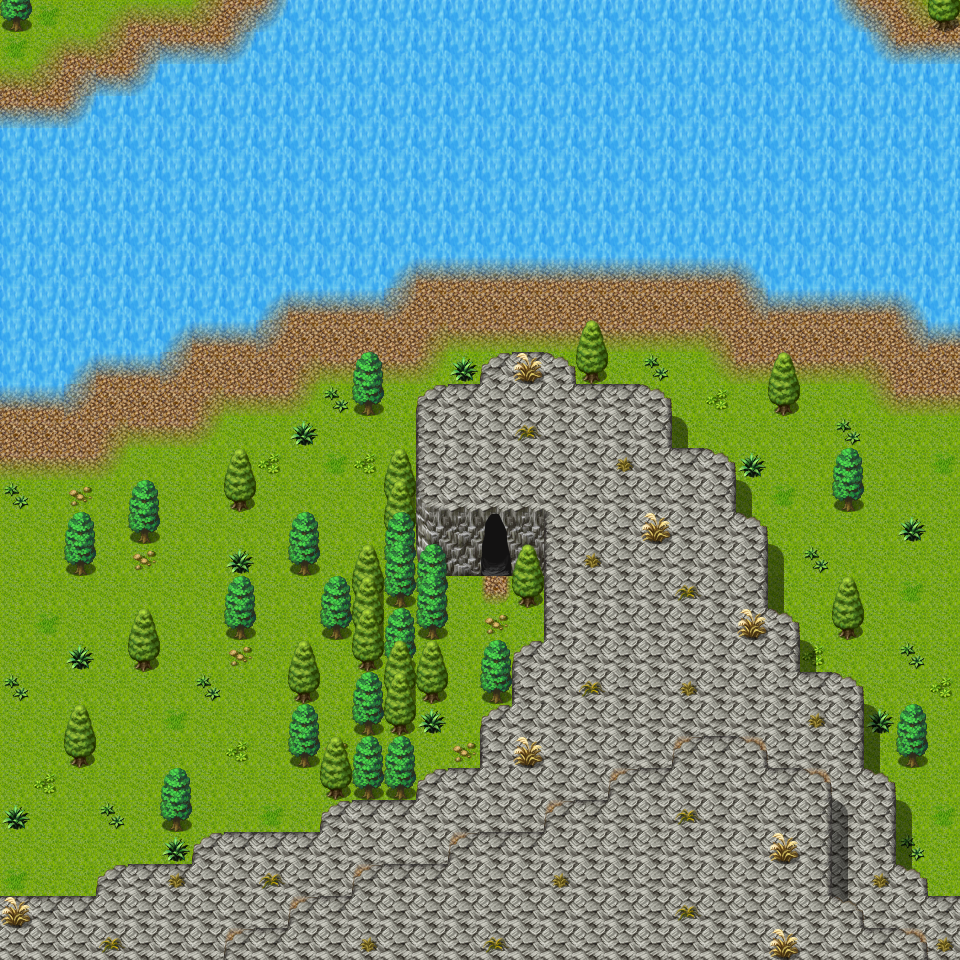

This game map was drawn from its Tiled (.tmx) file and the tilesets committed beside it. A one-line description and the trimmed map source follow:
An orthogonal 30x30 tile map with 32x32 px tiles, 3 tile layers (Ground, Objects, Above), 1 hidden layer not drawn, 40 tilesets and 8 objects (6x spawn, 2x mapchange).

<map version="1.0" orientation="orthogonal" width="30" height="30" tilewidth="32" tileheight="32">
 <properties>
  <property name="outdoors" value="1" />
 </properties>
 <tileset firstgid="1" name="map_bed_1" tilewidth="32" tileheight="32">
  <image source="../drawable/map_bed_1.png" width="512" height="256" />
 </tileset>
 <tileset firstgid="129" name="map_border_1" tilewidth="32" tileheight="32">
  <image source="../drawable/map_border_1.png" width="512" height="256" />
 </tileset>
 <tileset firstgid="257" name="map_bridge_1" tilewidth="32" tileheight="32">
  <image source="../drawable/map_bridge_1.png" width="512" height="256" />
 </tileset>
 <tileset firstgid="385" name="map_broken_1" tilewidth="32" tileheight="32">
  <image source="../drawable/map_broken_1.png" width="512" height="256" />
 </tileset>
 <tileset firstgid="513" name="map_cavewall_1" tilewidth="32" tileheight="32">
  <image source="../drawable/map_cavewall_1.png" width="576" height="192" />
 </tileset>
 <tileset firstgid="621" name="map_cavewall_2" tilewidth="32" tileheight="32">
  <image source="../drawable/map_cavewall_2.png" width="576" height="192" />
 </tileset>
 <tileset firstgid="729" name="map_cavewall_3" tilewidth="32" tileheight="32">
  <image source="../drawable/map_cavewall_3.png" width="576" height="192" />
 </tileset>
 <tileset firstgid="837" name="map_chair_table_1" tilewidth="32" tileheight="32">
  <image source="../drawable/map_chair_table_1.png" width="512" height="256" />
 </tileset>
 <tileset firstgid="965" name="map_crate_1" tilewidth="32" tileheight="32">
  <image source="../drawable/map_crate_1.png" width="512" height="256" />
 </tileset>
 <tileset firstgid="1093" name="map_cupboard_1" tilewidth="32" tileheight="32">
  <image source="../drawable/map_cupboard_1.png" width="512" height="256" />
 </tileset>
 <tileset firstgid="1221" name="map_curtain_1" tilewidth="32" tileheight="32">
  <image source="../drawable/map_curtain_1.png" width="512" height="256" />
 </tileset>
 <tileset firstgid="1349" name="map_entrance_1" tilewidth="32" tileheight="32">
  <image source="../drawable/map_entrance_1.png" width="512" height="256" />
 </tileset>
 <tileset firstgid="1477" name="map_fence_1" tilewidth="32" tileheight="32">
  <image source="../drawable/map_fence_1.png" width="512" height="256" />
 </tileset>
 <tileset firstgid="1605" name="map_fence_2" tilewidth="32" tileheight="32">
  <image source="../drawable/map_fence_2.png" width="512" height="256" />
 </tileset>
 <tileset firstgid="1733" name="map_ground_1" tilewidth="32" tileheight="32">
  <image source="../drawable/map_ground_1.png" width="512" height="256" />
 </tileset>
 <tileset firstgid="1861" name="map_ground_2" tilewidth="32" tileheight="32">
  <image source="../drawable/map_ground_2.png" width="512" height="256" />
 </tileset>
 <tileset firstgid="1989" name="map_ground_3" tilewidth="32" tileheight="32">
  <image source="../drawable/map_ground_3.png" width="512" height="256" />
 </tileset>
 <tileset firstgid="2117" name="map_ground_4" tilewidth="32" tileheight="32">
  <image source="../drawable/map_ground_4.png" width="512" height="256" />
 </tileset>
 <tileset firstgid="2245" name="map_ground_5" tilewidth="32" tileheight="32">
  <image source="../drawable/map_ground_5.png" width="512" height="256" />
 </tileset>
 <tileset firstgid="2373" name="map_ground_6" tilewidth="32" tileheight="32">
  <image source="../drawable/map_ground_6.png" width="512" height="256" />
 </tileset>
 <tileset firstgid="2501" name="map_ground_7" tilewidth="32" tileheight="32">
  <image source="../drawable/map_ground_7.png" width="512" height="256" />
 </tileset>
 <tileset firstgid="2629" name="map_ground_8" tilewidth="32" tileheight="32">
  <image source="../drawable/map_ground_8.png" width="512" height="256" />
 </tileset>
 <tileset firstgid="2757" name="map_indoor_1" tilewidth="32" tileheight="32">
  <image source="../drawable/map_indoor_1.png" width="512" height="256" />
 </tileset>
 <tileset firstgid="2885" name="map_kitchen_1" tilewidth="32" tileheight="32">
  <image source="../drawable/map_kitchen_1.png" width="512" height="256" />
 </tileset>
 <tileset firstgid="3013" name="map_outdoor_1" tilewidth="32" tileheight="32">
  <image source="../drawable/map_outdoor_1.png" width="512" height="256" />
 </tileset>
 <tileset firstgid="3141" name="map_pillar_1" tilewidth="32" tileheight="32">
  <image source="../drawable/map_pillar_1.png" width="512" height="256" />
 </tileset>
 <tileset firstgid="3269" name="map_plant_1" tilewidth="32" tileheight="32">
  <image source="../drawable/map_plant_1.png" width="512" height="256" />
 </tileset>
 <tileset firstgid="3397" name="map_rock_1" tilewidth="32" tileheight="32">
  <image source="../drawable/map_rock_1.png" width="512" height="256" />
 </tileset>
 <tileset firstgid="3525" name="map_roof_1" tilewidth="32" tileheight="32">
  <image source="../drawable/map_roof_1.png" width="512" height="256" />
 </tileset>
 <tileset firstgid="3653" name="map_roof_2" tilewidth="32" tileheight="32">
  <image source="../drawable/map_roof_2.png" width="512" height="256" />
 </tileset>
 <tileset firstgid="3781" name="map_shop_1" tilewidth="32" tileheight="32">
  <image source="../drawable/map_shop_1.png" width="512" height="256" />
 </tileset>
 <tileset firstgid="3909" name="map_sign_ladder_1" tilewidth="32" tileheight="32">
  <image source="../drawable/map_sign_ladder_1.png" width="512" height="256" />
 </tileset>
 <tileset firstgid="4037" name="map_table_1" tilewidth="32" tileheight="32">
  <image source="../drawable/map_table_1.png" width="512" height="256" />
 </tileset>
 <tileset firstgid="4165" name="map_trail_1" tilewidth="32" tileheight="32">
  <image source="../drawable/map_trail_1.png" width="512" height="256" />
 </tileset>
 <tileset firstgid="4293" name="map_tree_1" tilewidth="32" tileheight="32">
  <image source="../drawable/map_tree_1.png" width="512" height="256" />
 </tileset>
 <tileset firstgid="4421" name="map_wall_1" tilewidth="32" tileheight="32">
  <image source="../drawable/map_wall_1.png" width="512" height="256" />
 </tileset>
 <tileset firstgid="4549" name="map_wall_2" tilewidth="32" tileheight="32">
  <image source="../drawable/map_wall_2.png" width="480" height="256" />
 </tileset>
 <tileset firstgid="4669" name="map_wall_3" tilewidth="32" tileheight="32">
  <image source="../drawable/map_wall_3.png" width="480" height="256" />
 </tileset>
 <tileset firstgid="4789" name="map_window_1" tilewidth="32" tileheight="32">
  <image source="../drawable/map_window_1.png" width="512" height="256" />
 </tileset>
 <tileset firstgid="4917" name="map_window_2" tilewidth="32" tileheight="32">
  <image source="../drawable/map_window_2.png" width="512" height="256" />
 </tileset>
 <layer name="Ground" width="30" height="30">
  <data>[900 cells, 900 non-empty, 12 distinct tile ids]</data>
 </layer>
 <layer name="Objects" width="30" height="30">
  <data>[900 cells, 237 non-empty, 30 distinct tile ids]</data>
 </layer>
 <layer name="Above" width="30" height="30">
  <data>[900 cells, 58 non-empty, 7 distinct tile ids]</data>
 </layer>
 <layer name="Walkable" width="30" height="30" visible="0">
  <data>[900 cells, 607 non-empty, 1 distinct tile ids]</data>
 </layer>
 <objectgroup name="Mapevents" visible="0">
  <object name="west" type="mapchange" x="0" y="416" width="32" height="480">
   <properties>
    <property name="map" value="waterway7" />
    <property name="place" value="east" />
   </properties>
  </object>
  <object name="east" type="mapchange" x="928" y="352" width="32" height="544">
   <properties>
    <property name="map" value="waterway13" />
    <property name="place" value="west" />
   </properties>
  </object>
 </objectgroup>
 <objectgroup name="Spawn" visible="0">
  <!-- 6 objects omitted --></objectgroup>
 <objectgroup name="Keys" />
</map>
<!-- 6 of 8 objects omitted -->
